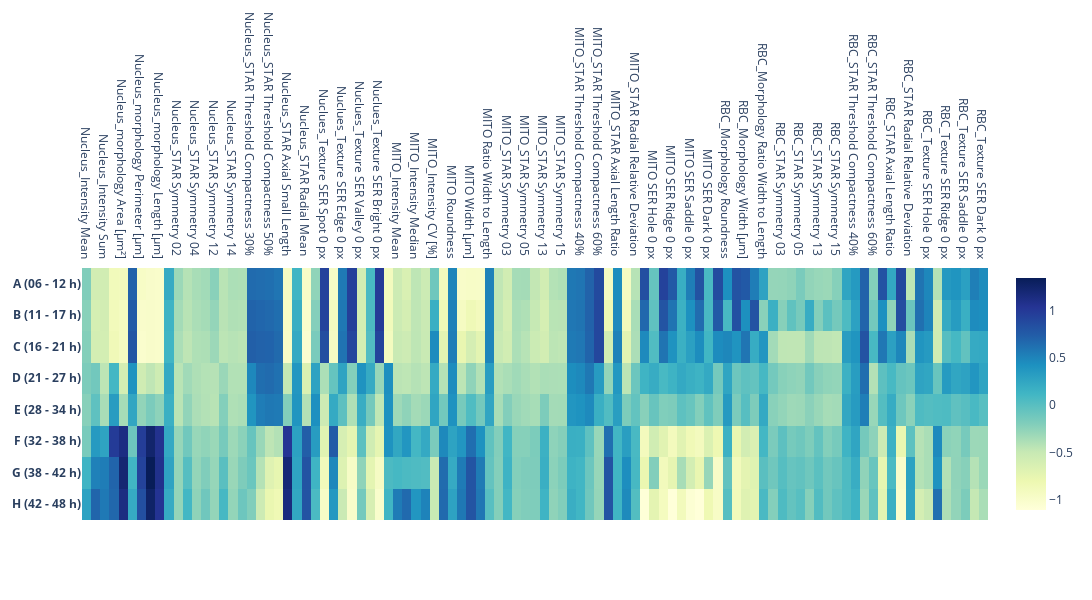

Notebook code for this chart:
### Code cell
Heatmap(1)

### Figure 1 — Plotly figure (JSON) as saved in the notebook; plotly's stock layout.template omitted (floating-point values rounded to 4 significant figures; data arrays with more than 128 entries replaced by an {"elided": "..."} marker saying what was removed)
{"data": [{"colorscale": [[0, "rgb(255,255,217)"], [0.125, "rgb(237,248,177)"], [0.25, "rgb(199,233,180)"], [0.375, "rgb(127,205,187)"], [0.5, "rgb(65,182,196)"], [0.625, "rgb(29,145,192)"], [0.75, "rgb(34,94,168)"], [0.875, "rgb(37,52,148)"], [1, "rgb(8,29,88)"]], "type": "heatmap", "x": ["Nucleus_Intensity Mean", "Nucleus_Intensity StdDev", "Nucleus_Intensity Sum", "Nucleus_Intensity CV [%]", "Nucleus_morphology Area [µm²]", "Nucleus_morphology Roundness", "Nucleus_morphology Perimeter [µm]", "Nucleus_morphology Width [µm]", "Nucleus_morphology Length [µm]", "Nucleus_morphology Ratio Width to Length", "Nucleus_STAR Symmetry 02 ", "Nucleus_STAR Symmetry 03 ", "Nucleus_STAR Symmetry 04 ", "Nucleus_STAR Symmetry 05 ", "Nucleus_STAR Symmetry 12 ", "Nucleus_STAR Symmetry 13 ", "Nucleus_STAR Symmetry 14 ", "Nucleus_STAR Symmetry 15 ", "Nucleus_STAR Threshold Compactness 30% ", "Nucleus_STAR Threshold Compactness 40% ", "Nucleus_STAR Threshold Compactness 50% ", "Nucleus_STAR Threshold Compactness 60% ", "Nucleus_STAR Axial Small Length ", "Nucleus_STAR Axial Length Ratio ", "Nucleus_STAR Radial Mean ", "Nucleus_STAR Radial Relative Deviation ", "Nuclues_Texture SER Spot 0 px", "Nuclues_Texture SER Hole 0 px", "Nuclues_Texture SER Edge 0 px", "Nuclues_Texture SER Ridge 0 px", "Nuclues_Texture SER Valley 0 px", "Nuclues_Texture SER Saddle 0 px", "Nuclues_Texture SER Bright 0 px", "Nuclues_Texture SER Dark 0 px", "MITO_Intensity Mean", "MITO_Intensity StdDev", "MITO_Intensity Median", "MITO_Intensity Sum", "MITO_Intensity CV [%]", "MITO Area [µm²]", "MITO Roundness", "MITO Perimeter [µm]", "MITO Width [µm]", "MITO Length [µm]", "MITO Ratio Width to Length", "MITO_STAR Symmetry 02 ", "MITO_STAR Symmetry 03 ", "MITO_STAR Symmetry 04 ", "MITO_STAR Symmetry 05 ", "MITO_STAR Symmetry 12 ", "MITO_STAR Symmetry 13 ", "MITO_STAR Symmetry 14 ", "MITO_STAR Symmetry 15 ", "MITO_STAR Threshold Compactness 30% ", "MITO_STAR Threshold Compactness 40% ", "MITO_STAR Threshold Compactness 50% ", "MITO_STAR Threshold Compactness 60% ", "MITO_STAR Axial Small Length ", "MITO_STAR Axial Length Ratio ", "MITO_STAR Radial Mean ", "MITO_STAR Radial Relative Deviation ", "MITO SER Spot 0 px", "MITO SER Hole 0 px", "MITO SER Edge 0 px", "MITO SER Ridge 0 px", "MITO SER Valley 0 px", "MITO SER Saddle 0 px", "MITO SER Bright 0 px", "MITO SER Dark 0 px", "RBC_Morphology Area [µm²]", "RBC_Morphology Roundness", "RBC_Morphology Perimeter [µm]", "RBC_Morphology Width [µm]", "RBC_Morphology Length [µm]", "RBC_Morphology Ratio Width to Length", "RBC_STAR Symmetry 02 ", "RBC_STAR Symmetry 03 ", "RBC_STAR Symmetry 04 ", "RBC_STAR Symmetry 05 ", "RBC_STAR Symmetry 12 ", "RBC_STAR Symmetry 13 ", "RBC_STAR Symmetry 14 ", "RBC_STAR Symmetry 15 ", "RBC_STAR Threshold Compactness 30% ", "RBC_STAR Threshold Compactness 40% ", "RBC_STAR Threshold Compactness 50% ", "RBC_STAR Threshold Compactness 60% ", "RBC_STAR Axial Small Length ", "RBC_STAR Axial Length Ratio ", "RBC_STAR Radial Mean ", "RBC_STAR Radial Relative Deviation ", "RBC_Texture SER Spot 0 px", "RBC_Texture SER Hole 0 px", "RBC_Texture SER Edge 0 px", "RBC_Texture SER Ridge 0 px", "RBC_Texture SER Valley 0 px", "RBC_Texture SER Saddle 0 px", "RBC_Texture SER Bright 0 px", "RBC_Texture SER Dark 0 px"], "y": ["<b>A (06 - 12 h)</b>", "<b>B (11 - 17 h)</b>", "<b>C (16 - 21 h)</b>", "<b>D (21 - 27 h)</b>", "<b>E (28 - 34 h)</b>", "<b>F (32 - 38 h)</b>", "<b>G (38 - 42 h)</b>", "<b>H (42 - 48 h)</b>"], "z": {"elided": "8x99 float values"}}], "layout": {"height": 600, "width": 2100, "xaxis": {"side": "top"}, "yaxis": {"autorange": "reversed"}}}
